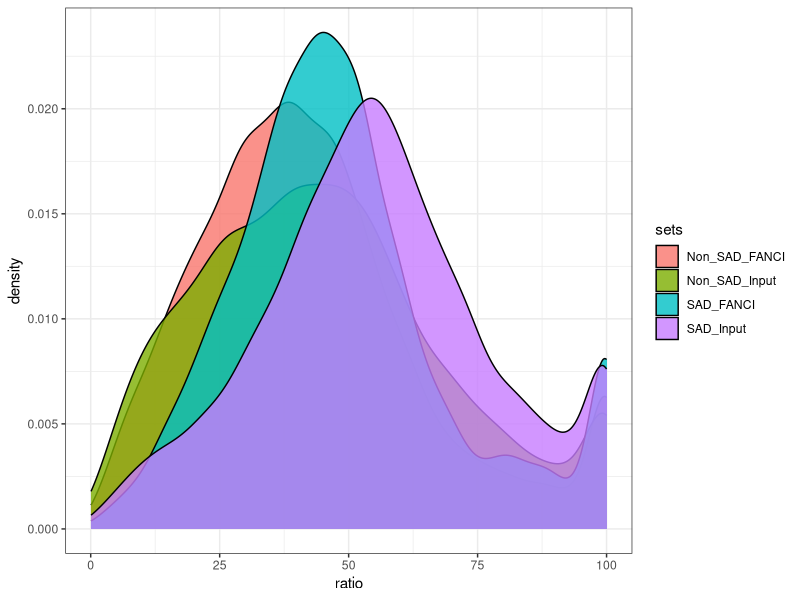
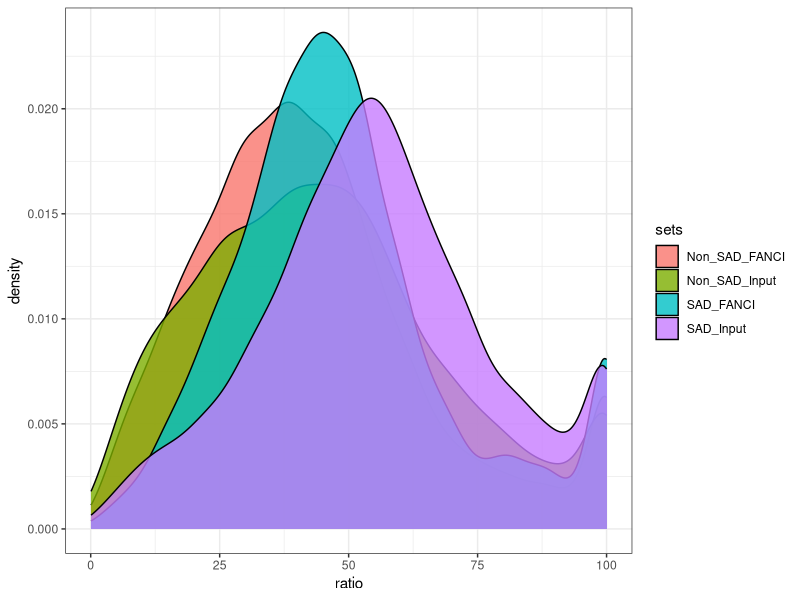

Write R code to recreate these figures, in order.
## ---- chunk 1
library(tidyverse)
setwd("/Users/magalhae/Desktop/FANCY_DNAcaller/FANCI_DNAseq_T2T_CHM3/NPKL_SAD_genes")
## ---- chunk 2
ratio_table <- read_csv("./density_graph_ratio.csv")
ratio_table <- tibble::rowid_to_column(ratio_table, "index")
ratio_long <- pivot_longer(ratio_table, !index, names_to = "sets", values_to = "ratio")
## ---- chunk 3
graph <- ggplot(ratio_long, aes(x = ratio, fill = sets)) +
  geom_density(position = 'identity', alpha = 0.8, adjust = 1) +
  theme_bw()
graph
ggsave("NPKL_SAD_genes_ratio.pdf")
